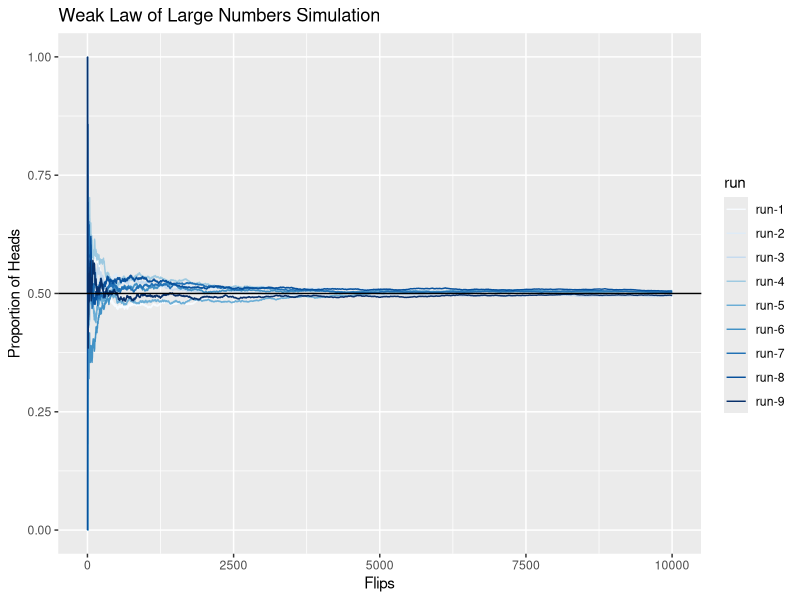

Write R code to recreate this figure.
## ---- chunk 1
knitr::opts_chunk$set(echo = TRUE)
## ---- chunk 2
library(dplyr)
library(ggplot2)
library(tidyr)
## ---- chunk 3
generate_sequence <- function(N){
  # Function to generate coin flip sequences
  # N = length of sequence 
  seq <- rbinom(N, 1, p = 0.5)
  # We want the index to be able to keep track of the cumulative proportion.
  # for example, assume we get the sequences HTH. The cumulative proportion 
  # is 1, .5, 2/3
  index <-c(1:N)
  return(cumsum(seq)/index)
}

## ---- chunk 4
N <- 10000
samples <- matrix(0, N, 9) # Make a 100x9 matrix with all zeros
## ---- chunk 5
set.seed(42)
for(i in 1:9){
  samples[,i] <- generate_sequence(N)
}
## ---- chunk 6
samples %>% 
  as_tibble(.,.name_repair = "universal")%>%
  # this line of code takes the result of the .name_repair
  # replaces the ... with the string run-
  rename_with(~(gsub("...", "run-", .x, fixed =TRUE)))%>%
  mutate(flips = row_number())%>%
  pivot_longer(
    cols = -flips,
    names_to = "run",
    values_to = "values"
  ) %>%
  ggplot(aes(flips, values, group= run, color = run))+
  geom_line()+
  ylab("Proportion of Heads")+
  xlab("Flips")+
  geom_hline(yintercept = 0.5)+
  scale_color_brewer()+
  ggtitle("Weak Law of Large Numbers Simulation")
  


